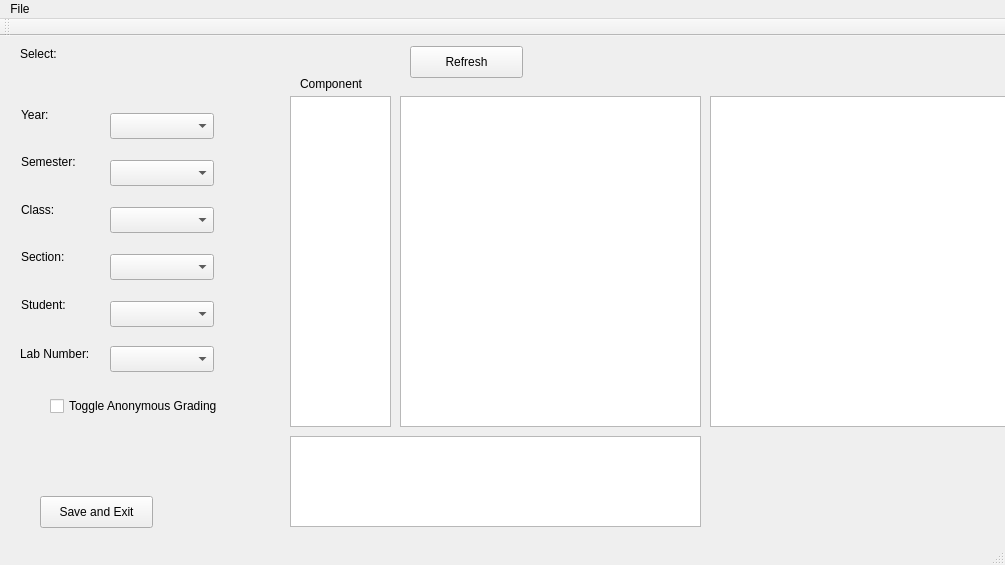
<?xml version="1.0" encoding="UTF-8"?>
<ui version="4.0">
 <class>MainMenuGUI</class>
 <widget class="QMainWindow" name="MainMenuGUI">
  <property name="geometry">
   <rect>
    <x>0</x>
    <y>0</y>
    <width>1005</width>
    <height>565</height>
   </rect>
  </property>
  <property name="windowTitle">
   <string>MainMenuGUI</string>
  </property>
  <widget class="QWidget" name="centralWidget">
   <widget class="QLabel" name="label">
    <property name="geometry">
     <rect>
      <x>20</x>
      <y>10</y>
      <width>51</width>
      <height>16</height>
     </rect>
    </property>
    <property name="text">
     <string>Select:</string>
    </property>
   </widget>
   <widget class="QComboBox" name="yearSelect">
    <property name="geometry">
     <rect>
      <x>110</x>
      <y>77</y>
      <width>104</width>
      <height>26</height>
     </rect>
    </property>
   </widget>
   <widget class="QLabel" name="label_2">
    <property name="geometry">
     <rect>
      <x>21</x>
      <y>71</y>
      <width>32</width>
      <height>16</height>
     </rect>
    </property>
    <property name="text">
     <string>Year:</string>
    </property>
   </widget>
   <widget class="QLabel" name="label_3">
    <property name="geometry">
     <rect>
      <x>21</x>
      <y>118</y>
      <width>62</width>
      <height>16</height>
     </rect>
    </property>
    <property name="text">
     <string>Semester:</string>
    </property>
   </widget>
   <widget class="QLabel" name="label_4">
    <property name="geometry">
     <rect>
      <x>21</x>
      <y>166</y>
      <width>37</width>
      <height>16</height>
     </rect>
    </property>
    <property name="text">
     <string>Class:</string>
    </property>
   </widget>
   <widget class="QLabel" name="label_5">
    <property name="geometry">
     <rect>
      <x>21</x>
      <y>213</y>
      <width>50</width>
      <height>16</height>
     </rect>
    </property>
    <property name="text">
     <string>Section:</string>
    </property>
   </widget>
   <widget class="QLabel" name="label_6">
    <property name="geometry">
     <rect>
      <x>21</x>
      <y>261</y>
      <width>52</width>
      <height>16</height>
     </rect>
    </property>
    <property name="text">
     <string>Student:</string>
    </property>
   </widget>
   <widget class="QLabel" name="label_7">
    <property name="geometry">
     <rect>
      <x>20</x>
      <y>310</y>
      <width>81</width>
      <height>16</height>
     </rect>
    </property>
    <property name="text">
     <string>Lab Number:</string>
    </property>
   </widget>
   <widget class="QLabel" name="label_8">
    <property name="geometry">
     <rect>
      <x>300</x>
      <y>40</y>
      <width>91</width>
      <height>16</height>
     </rect>
    </property>
    <property name="text">
     <string>Component</string>
    </property>
   </widget>
   <widget class="QListWidget" name="disjava">
    <property name="geometry">
     <rect>
      <x>400</x>
      <y>60</y>
      <width>301</width>
      <height>331</height>
     </rect>
    </property>
   </widget>
   <widget class="QListWidget" name="componentSelect">
    <property name="geometry">
     <rect>
      <x>290</x>
      <y>60</y>
      <width>101</width>
      <height>331</height>
     </rect>
    </property>
   </widget>
   <widget class="QListWidget" name="discomment">
    <property name="geometry">
     <rect>
      <x>290</x>
      <y>400</y>
      <width>411</width>
      <height>91</height>
     </rect>
    </property>
   </widget>
   <widget class="QComboBox" name="semesterSelect">
    <property name="geometry">
     <rect>
      <x>110</x>
      <y>124</y>
      <width>104</width>
      <height>26</height>
     </rect>
    </property>
   </widget>
   <widget class="QCheckBox" name="checkBox">
    <property name="geometry">
     <rect>
      <x>50</x>
      <y>360</y>
      <width>201</width>
      <height>20</height>
     </rect>
    </property>
    <property name="text">
     <string>Toggle Anonymous Grading</string>
    </property>
   </widget>
   <widget class="QComboBox" name="classSelect">
    <property name="geometry">
     <rect>
      <x>110</x>
      <y>171</y>
      <width>104</width>
      <height>26</height>
     </rect>
    </property>
   </widget>
   <widget class="QComboBox" name="sectionSelect">
    <property name="geometry">
     <rect>
      <x>110</x>
      <y>218</y>
      <width>104</width>
      <height>26</height>
     </rect>
    </property>
   </widget>
   <widget class="QComboBox" name="studentSelect">
    <property name="geometry">
     <rect>
      <x>110</x>
      <y>265</y>
      <width>104</width>
      <height>26</height>
     </rect>
    </property>
   </widget>
   <widget class="QPushButton" name="Refresh">
    <property name="geometry">
     <rect>
      <x>410</x>
      <y>10</y>
      <width>113</width>
      <height>32</height>
     </rect>
    </property>
    <property name="text">
     <string>Refresh</string>
    </property>
   </widget>
   <widget class="QComboBox" name="labSelect">
    <property name="geometry">
     <rect>
      <x>110</x>
      <y>310</y>
      <width>104</width>
      <height>26</height>
     </rect>
    </property>
   </widget>
   <widget class="QPushButton" name="saveAndExit">
    <property name="geometry">
     <rect>
      <x>40</x>
      <y>460</y>
      <width>113</width>
      <height>32</height>
     </rect>
    </property>
    <property name="text">
     <string>Save and Exit</string>
    </property>
   </widget>
   <widget class="QListWidget" name="disrubric">
    <property name="geometry">
     <rect>
      <x>710</x>
      <y>60</y>
      <width>301</width>
      <height>331</height>
     </rect>
    </property>
   </widget>
  </widget>
  <widget class="QMenuBar" name="menuBar">
   <property name="geometry">
    <rect>
     <x>0</x>
     <y>0</y>
     <width>1005</width>
     <height>19</height>
    </rect>
   </property>
   <property name="nativeMenuBar">
    <bool>false</bool>
   </property>
   <widget class="QMenu" name="menuFile">
    <property name="title">
     <string>File</string>
    </property>
    <addaction name="actionAdd_New_Labs"/>
    <addaction name="actionComment"/>
    <addaction name="actionExport_Lab"/>
    <addaction name="actionAdd_Rubric"/>
    <addaction name="actionCalculate_Stats"/>
   </widget>
   <addaction name="menuFile"/>
  </widget>
  <widget class="QToolBar" name="mainToolBar">
   <attribute name="toolBarArea">
    <enum>TopToolBarArea</enum>
   </attribute>
   <attribute name="toolBarBreak">
    <bool>false</bool>
   </attribute>
  </widget>
  <widget class="QStatusBar" name="statusBar"/>
  <action name="actionAdd_New_Labs">
   <property name="text">
    <string>Add New Labs</string>
   </property>
  </action>
  <action name="actionComment">
   <property name="text">
    <string>Comment</string>
   </property>
  </action>
  <action name="actionExport_Lab">
   <property name="text">
    <string>Export Lab</string>
   </property>
  </action>
  <action name="actionAdd_Rubric">
   <property name="text">
    <string>Add Rubric</string>
   </property>
  </action>
  <action name="actionCalculate_Stats">
   <property name="text">
    <string>Calculate Stats</string>
   </property>
  </action>
 </widget>
 <layoutdefault spacing="6" margin="11"/>
 <resources/>
 <connections/>
</ui>
